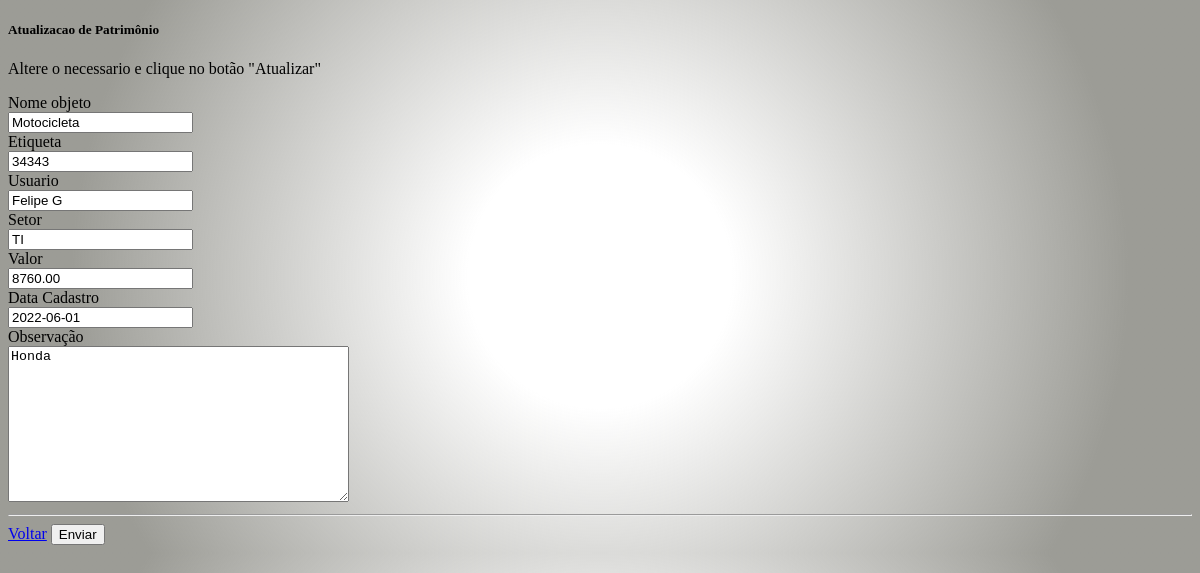
Before: /atualiza/8 with the older database file.
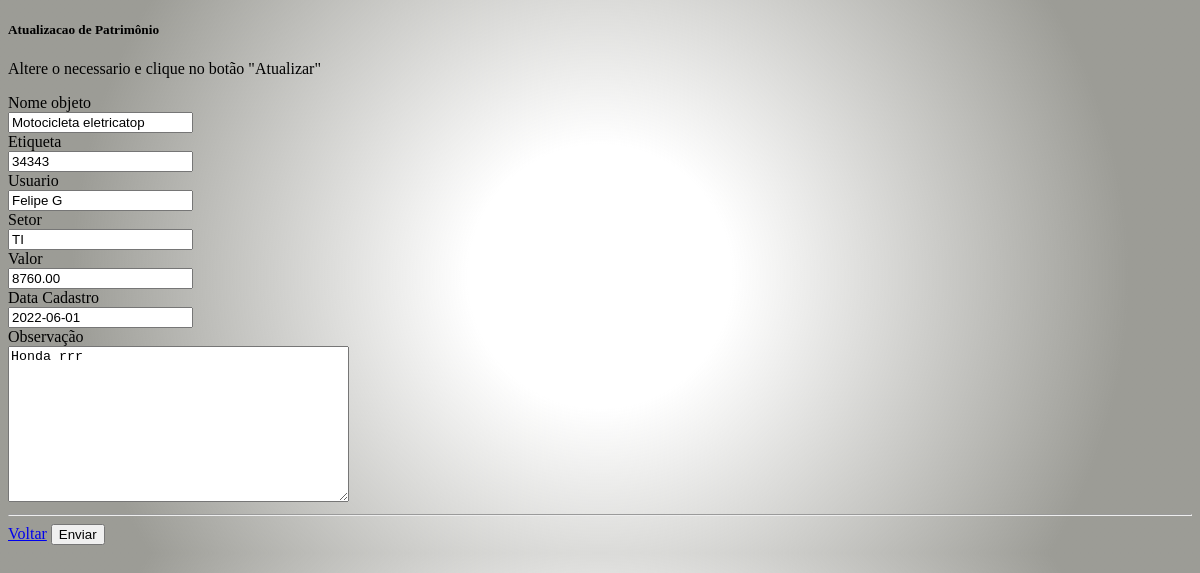
After: the same page with the newer database file.
### core/models.py (models this page shows)
class Patrimonio(models.Model):
    nome_objeto = models.CharField(
        max_length=30,
        null=False,    # Não pode ser nulo
        blank=False    # Não pode ficar em branco
    )
    etiqueta = models.IntegerField(
        default=0,
        null=False,
        blank=False
    )
    usuario = models.CharField(
        max_length=50,
        null=False,
        blank=False
    )
    setor = models.CharField(
        max_length=20,
        null=False,
        blank=False
    )
    valor = models.DecimalField(
        max_digits=10,
        decimal_places=2
    )
    dt_cadastro = models.DateField(
    )
    observacao = models.TextField(
        max_length=300
    )
    objetos = models.Manager()

### patrimonio/views.py (the view)
# urls.py: path('atualiza/<pk>', AtualizaPatrimonio.as_view(), name='atualiza_patrimonio'),
class AtualizaPatrimonio(UpdateView):
    template_name = "patrimonio/atualiza.html"
    model = Patrimonio
    fields = '__all__'  # substitui listar tosos os campos
    success_url = reverse_lazy("patrimonio:listagem") # pós cadastrado vai para a lista

### patrimonio/templates/patrimonio/atualiza.html (shortened to what this page needs)
{% extends "patrimonio/base.html" %}
{% block conteudo %}
<div>
    <div>
    <div>
        <div>
        <div>
            <h5>Atualizacao de Patrimônio</h5>
            <p>
            Altere o necessario e clique no botão "Atualizar"
            </p>
            <form method="post">
                <div>
                    <div>
                    <span>Nome objeto</span>
                    </div>
                    {% render_field form.nome_objeto class+="form-control" %}
                </div>
                <div>
                    <div>
                    <span>Etiqueta</span>
                    </div>
                    {% render_field form.etiqueta class+="form-control" %}
                </div>
                <div>
                    <div>
                    <span>Usuario</span>
                    </div>
                    {% render_field form.usuario class+="form-control" %}
                </div>
                <div>
                    <div>
                    <span>Setor</span>
                    </div>
                    {% render_field form.setor class+="form-control" %}
                </div>
                <div>
                    <div>
                    <span>Valor</span>
                    </div>
                    {% render_field form.valor class+="form-control" %}
                </div>
                <div>
                    <div>
                    <span>Data Cadastro</span>
                    </div>
                    {% render_field form.dt_cadastro class+="form-control" %}
                </div>
                <div>
                    <div>
                    <span>Observação</span>
                    </div>
                    {% render_field form.observacao class+="form-control" %}
                </div>
                <hr>
                <div class="text-right">
                    <a href="{% url 'patrimonio:listagem' %}">Voltar</a>
                    <button>Enviar</button>
                </div>
            </form>
        </div>
        </div>
    </div>
    </div>
</div>
{% endblock %}

Changed rows visible on the page:
changed Patrimonio "Felipe G": nome_objeto "Motocicleta" → "Motocicleta eletricatop"; observacao "Honda" → "Honda rrr"
